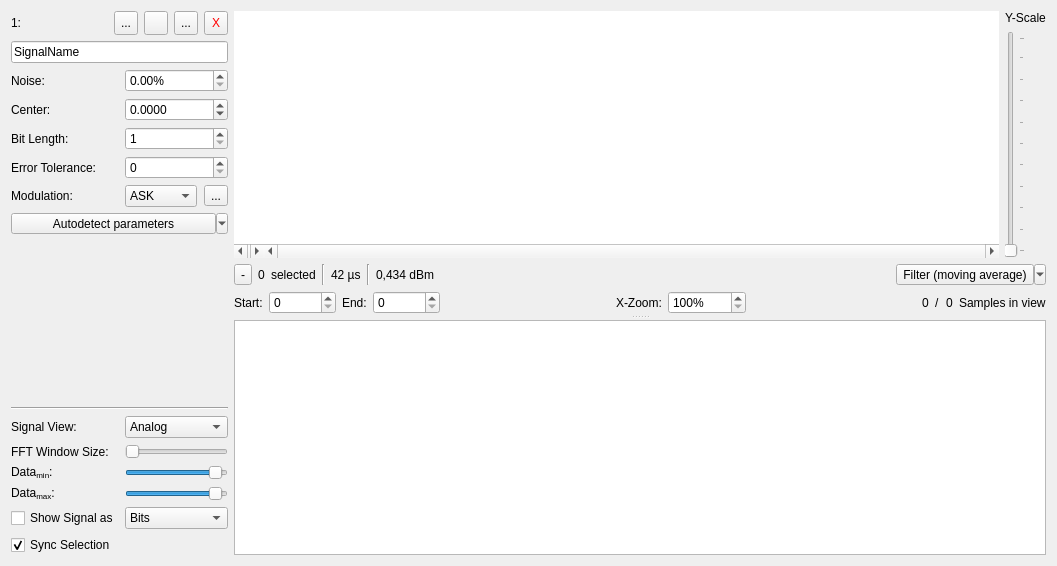
<?xml version="1.0" encoding="UTF-8"?>
<ui version="4.0">
 <class>SignalFrame</class>
 <widget class="QFrame" name="SignalFrame">
  <property name="geometry">
   <rect>
    <x>0</x>
    <y>0</y>
    <width>1057</width>
    <height>566</height>
   </rect>
  </property>
  <property name="sizePolicy">
   <sizepolicy hsizetype="Preferred" vsizetype="Maximum">
    <horstretch>0</horstretch>
    <verstretch>0</verstretch>
   </sizepolicy>
  </property>
  <property name="minimumSize">
   <size>
    <width>0</width>
    <height>0</height>
   </size>
  </property>
  <property name="maximumSize">
   <size>
    <width>16777215</width>
    <height>16777215</height>
   </size>
  </property>
  <property name="sizeIncrement">
   <size>
    <width>0</width>
    <height>0</height>
   </size>
  </property>
  <property name="baseSize">
   <size>
    <width>0</width>
    <height>0</height>
   </size>
  </property>
  <property name="mouseTracking">
   <bool>false</bool>
  </property>
  <property name="acceptDrops">
   <bool>true</bool>
  </property>
  <property name="windowTitle">
   <string>Frame</string>
  </property>
  <property name="autoFillBackground">
   <bool>false</bool>
  </property>
  <property name="styleSheet">
   <string notr="true"/>
  </property>
  <property name="frameShape">
   <enum>QFrame::NoFrame</enum>
  </property>
  <property name="frameShadow">
   <enum>QFrame::Raised</enum>
  </property>
  <property name="lineWidth">
   <number>1</number>
  </property>
  <layout class="QHBoxLayout" name="horizontalLayout">
   <item>
    <layout class="QGridLayout" name="gridLayout_2">
     <property name="sizeConstraint">
      <enum>QLayout::SetFixedSize</enum>
     </property>
     <item row="12" column="0">
      <spacer name="verticalSpacer_2">
       <property name="orientation">
        <enum>Qt::Vertical</enum>
       </property>
       <property name="sizeHint" stdset="0">
        <size>
         <width>20</width>
         <height>40</height>
        </size>
       </property>
      </spacer>
     </item>
     <item row="9" column="1">
      <layout class="QHBoxLayout" name="horizontalLayout_5">
       <property name="spacing">
        <number>7</number>
       </property>
       <item>
        <widget class="QComboBox" name="cbModulationType">
         <property name="toolTip">
          <string>&lt;html&gt;&lt;head/&gt;&lt;body&gt;&lt;p&gt;Choose signals modulation:&lt;/p&gt;&lt;ul&gt;&lt;li&gt;Amplitude Shift Keying (ASK)&lt;/li&gt;&lt;li&gt;Frequency Shift Keying (FSK)&lt;/li&gt;&lt;li&gt;Phase Shift Keying (PSK)&lt;/li&gt;&lt;/ul&gt;&lt;/body&gt;&lt;/html&gt;</string>
         </property>
         <item>
          <property name="text">
           <string>ASK</string>
          </property>
         </item>
         <item>
          <property name="text">
           <string extracomment="effgfdg">FSK</string>
          </property>
         </item>
         <item>
          <property name="text">
           <string>PSK</string>
          </property>
         </item>
        </widget>
       </item>
       <item>
        <widget class="QToolButton" name="btnAdvancedModulationSettings">
         <property name="text">
          <string>...</string>
         </property>
         <property name="icon">
          <iconset theme="configure">
           <normaloff>.</normaloff>.</iconset>
         </property>
         <property name="iconSize">
          <size>
           <width>16</width>
           <height>16</height>
          </size>
         </property>
        </widget>
       </item>
      </layout>
     </item>
     <item row="9" column="0">
      <widget class="QLabel" name="labelModulation">
       <property name="text">
        <string>Modulation:</string>
       </property>
      </widget>
     </item>
     <item row="22" column="0">
      <widget class="QCheckBox" name="chkBoxSyncSelection">
       <property name="toolTip">
        <string>If this is set to true, your selected protocol bits will show up in the signal view, and vice versa.</string>
       </property>
       <property name="text">
        <string>Sync Selection</string>
       </property>
       <property name="checked">
        <bool>true</bool>
       </property>
      </widget>
     </item>
     <item row="19" column="1">
      <widget class="QSlider" name="sliderSpectrogramMin">
       <property name="sizePolicy">
        <sizepolicy hsizetype="Preferred" vsizetype="Fixed">
         <horstretch>0</horstretch>
         <verstretch>0</verstretch>
        </sizepolicy>
       </property>
       <property name="minimum">
        <number>-150</number>
       </property>
       <property name="maximum">
        <number>10</number>
       </property>
       <property name="orientation">
        <enum>Qt::Horizontal</enum>
       </property>
      </widget>
     </item>
     <item row="2" column="1">
      <widget class="QDoubleSpinBox" name="spinBoxNoiseTreshold">
       <property name="toolTip">
        <string>&lt;html&gt;&lt;head/&gt;&lt;body&gt;&lt;p&gt;Set the &lt;span style=&quot; font-weight:600;&quot;&gt;noise magnitude&lt;/span&gt; of your signal. You can tune this value to mute noise in your signal and reveal the true data.&lt;/p&gt;&lt;/body&gt;&lt;/html&gt;</string>
       </property>
       <property name="suffix">
        <string>%</string>
       </property>
       <property name="decimals">
        <number>2</number>
       </property>
       <property name="maximum">
        <double>100.000000000000000</double>
       </property>
       <property name="singleStep">
        <double>0.000100000000000</double>
       </property>
      </widget>
     </item>
     <item row="21" column="0">
      <widget class="QCheckBox" name="chkBoxShowProtocol">
       <property name="toolTip">
        <string>Show the extracted protocol based on the parameters InfoLen, PauseLen and ZeroTreshold (in QuadratureDemod-View).

If you want your protocol to be better seperated, edit the PauseLen using right-click menu from a selection in SignalView or ProtocolView.</string>
       </property>
       <property name="text">
        <string>Show Signal as</string>
       </property>
      </widget>
     </item>
     <item row="2" column="0">
      <widget class="QLabel" name="labelNoise">
       <property name="toolTip">
        <string>&lt;html&gt;&lt;head/&gt;&lt;body&gt;&lt;p&gt;Set the &lt;span style=&quot; font-weight:600;&quot;&gt;noise magnitude&lt;/span&gt; of your signal. You can tune this value to mute noise in your signal and reveal the true data.&lt;/p&gt;&lt;/body&gt;&lt;/html&gt;</string>
       </property>
       <property name="text">
        <string>Noise:</string>
       </property>
      </widget>
     </item>
     <item row="1" column="0" colspan="2">
      <widget class="QLineEdit" name="lineEditSignalName">
       <property name="sizePolicy">
        <sizepolicy hsizetype="Preferred" vsizetype="Fixed">
         <horstretch>0</horstretch>
         <verstretch>0</verstretch>
        </sizepolicy>
       </property>
       <property name="minimumSize">
        <size>
         <width>214</width>
         <height>0</height>
        </size>
       </property>
       <property name="maximumSize">
        <size>
         <width>16777215</width>
         <height>16777215</height>
        </size>
       </property>
       <property name="acceptDrops">
        <bool>false</bool>
       </property>
       <property name="text">
        <string>SignalName</string>
       </property>
      </widget>
     </item>
     <item row="21" column="1">
      <widget class="QComboBox" name="cbProtoView">
       <item>
        <property name="text">
         <string>Bits</string>
        </property>
       </item>
       <item>
        <property name="text">
         <string>Hex</string>
        </property>
       </item>
       <item>
        <property name="text">
         <string>ASCII</string>
        </property>
       </item>
      </widget>
     </item>
     <item row="4" column="0">
      <widget class="QLabel" name="lInfoLenText">
       <property name="sizePolicy">
        <sizepolicy hsizetype="Minimum" vsizetype="Preferred">
         <horstretch>0</horstretch>
         <verstretch>0</verstretch>
        </sizepolicy>
       </property>
       <property name="toolTip">
        <string>&lt;html&gt;&lt;head/&gt;&lt;body&gt;&lt;p&gt;This is the length of one (raw) bit &lt;span style=&quot; font-weight:600;&quot;&gt;in samples&lt;/span&gt;.&lt;/p&gt;&lt;/body&gt;&lt;/html&gt;</string>
       </property>
       <property name="text">
        <string>Bit Length:</string>
       </property>
       <property name="textInteractionFlags">
        <set>Qt::LinksAccessibleByMouse</set>
       </property>
      </widget>
     </item>
     <item row="4" column="1">
      <widget class="QSpinBox" name="spinBoxInfoLen">
       <property name="minimumSize">
        <size>
         <width>100</width>
         <height>0</height>
        </size>
       </property>
       <property name="toolTip">
        <string>&lt;html&gt;&lt;head/&gt;&lt;body&gt;&lt;p&gt;This is the length of one (raw) bit &lt;span style=&quot; font-weight:600;&quot;&gt;in samples&lt;/span&gt;.&lt;/p&gt;&lt;/body&gt;&lt;/html&gt;</string>
       </property>
       <property name="minimum">
        <number>1</number>
       </property>
       <property name="maximum">
        <number>999999999</number>
       </property>
      </widget>
     </item>
     <item row="7" column="1">
      <widget class="QSpinBox" name="spinBoxTolerance">
       <property name="minimumSize">
        <size>
         <width>100</width>
         <height>0</height>
        </size>
       </property>
       <property name="maximumSize">
        <size>
         <width>16777215</width>
         <height>16777215</height>
        </size>
       </property>
       <property name="toolTip">
        <string>&lt;html&gt;&lt;head/&gt;&lt;body&gt;&lt;p&gt;This is the error tolerance for determining the &lt;span style=&quot; font-weight:600;&quot;&gt;pulse lengths&lt;/span&gt; in the demodulated signal.&lt;/p&gt;&lt;p&gt;&lt;span style=&quot; font-weight:400; font-style:italic;&quot;&gt;Example:&lt;/span&gt; Say, we are reading a ones pulse and the tolerance value was set to 5. Then 5 errors (which must follow sequentially) are accepted.&lt;/p&gt;&lt;p&gt;Tune this value if you have &lt;span style=&quot; font-weight:600;&quot;&gt;spiky data&lt;/span&gt; after demodulation.&lt;/p&gt;&lt;/body&gt;&lt;/html&gt;</string>
       </property>
       <property name="maximum">
        <number>9999</number>
       </property>
      </widget>
     </item>
     <item row="7" column="0">
      <widget class="QLabel" name="lErrorTolerance">
       <property name="sizePolicy">
        <sizepolicy hsizetype="Minimum" vsizetype="Preferred">
         <horstretch>0</horstretch>
         <verstretch>0</verstretch>
        </sizepolicy>
       </property>
       <property name="minimumSize">
        <size>
         <width>0</width>
         <height>0</height>
        </size>
       </property>
       <property name="maximumSize">
        <size>
         <width>16777215</width>
         <height>16777215</height>
        </size>
       </property>
       <property name="toolTip">
        <string>&lt;html&gt;&lt;head/&gt;&lt;body&gt;&lt;p&gt;This is the error tolerance for determining the &lt;span style=&quot; font-weight:600;&quot;&gt;pulse lengths&lt;/span&gt; in the demodulated signal.&lt;/p&gt;&lt;p&gt;&lt;span style=&quot; font-weight:400; font-style:italic;&quot;&gt;Example:&lt;/span&gt; Say, we are reading a ones pulse and the tolerance value was set to 5. Then 5 errors (which must follow sequentially) are accepted.&lt;/p&gt;&lt;p&gt;Tune this value if you have &lt;span style=&quot; font-weight:600;&quot;&gt;spiky data&lt;/span&gt; after demodulation.&lt;/p&gt;&lt;/body&gt;&lt;/html&gt;</string>
       </property>
       <property name="text">
        <string>Error Tolerance:</string>
       </property>
      </widget>
     </item>
     <item row="15" column="0">
      <widget class="QLabel" name="lSignalViewText">
       <property name="sizePolicy">
        <sizepolicy hsizetype="Minimum" vsizetype="Preferred">
         <horstretch>0</horstretch>
         <verstretch>0</verstretch>
        </sizepolicy>
       </property>
       <property name="font">
        <font>
         <underline>false</underline>
        </font>
       </property>
       <property name="text">
        <string>Signal View:</string>
       </property>
      </widget>
     </item>
     <item row="13" column="0" colspan="2">
      <widget class="Line" name="line">
       <property name="orientation">
        <enum>Qt::Horizontal</enum>
       </property>
      </widget>
     </item>
     <item row="3" column="0">
      <widget class="QLabel" name="lCenterOffset">
       <property name="sizePolicy">
        <sizepolicy hsizetype="Minimum" vsizetype="Preferred">
         <horstretch>0</horstretch>
         <verstretch>0</verstretch>
        </sizepolicy>
       </property>
       <property name="minimumSize">
        <size>
         <width>0</width>
         <height>0</height>
        </size>
       </property>
       <property name="maximumSize">
        <size>
         <width>16777215</width>
         <height>16777215</height>
        </size>
       </property>
       <property name="toolTip">
        <string>&lt;html&gt;&lt;head/&gt;&lt;body&gt;&lt;p&gt;This is the threshold used for determining if a &lt;span style=&quot; font-weight:600;&quot;&gt;bit is one or zero&lt;/span&gt;. You can set it here or grab the middle of the area in &lt;span style=&quot; font-style:italic;&quot;&gt;Quadrature Demod View.&lt;/span&gt;&lt;/p&gt;&lt;/body&gt;&lt;/html&gt;</string>
       </property>
       <property name="whatsThis">
        <string/>
       </property>
       <property name="text">
        <string>Center:</string>
       </property>
      </widget>
     </item>
     <item row="3" column="1">
      <widget class="QDoubleSpinBox" name="spinBoxCenterOffset">
       <property name="minimumSize">
        <size>
         <width>100</width>
         <height>0</height>
        </size>
       </property>
       <property name="maximumSize">
        <size>
         <width>16777215</width>
         <height>16777215</height>
        </size>
       </property>
       <property name="toolTip">
        <string>&lt;html&gt;&lt;head/&gt;&lt;body&gt;&lt;p&gt;This is the threshold used for determining if a &lt;span style=&quot; font-weight:600;&quot;&gt;bit is one or zero&lt;/span&gt;. You can set it here or grab the middle of the area in &lt;span style=&quot; font-style:italic;&quot;&gt;Quadrature Demod View&lt;/span&gt;.&lt;/p&gt;&lt;/body&gt;&lt;/html&gt;</string>
       </property>
       <property name="decimals">
        <number>4</number>
       </property>
       <property name="minimum">
        <double>-3.150000000000000</double>
       </property>
       <property name="maximum">
        <double>6.280000000000000</double>
       </property>
       <property name="singleStep">
        <double>0.000100000000000</double>
       </property>
      </widget>
     </item>
     <item row="15" column="1">
      <widget class="QComboBox" name="cbSignalView">
       <property name="sizePolicy">
        <sizepolicy hsizetype="Minimum" vsizetype="Fixed">
         <horstretch>0</horstretch>
         <verstretch>0</verstretch>
        </sizepolicy>
       </property>
       <property name="toolTip">
        <string>&lt;html&gt;&lt;head/&gt;&lt;body&gt;&lt;p&gt;Choose the view of your signal. Analog, Demodulated or Spectrogram.&lt;/p&gt;&lt;p&gt;The quadrature demodulation uses a &lt;span style=&quot; font-weight:600;&quot;&gt;threshold of magnitudes,&lt;/span&gt; to &lt;span style=&quot; font-weight:600;&quot;&gt;supress noise&lt;/span&gt;. All samples with a magnitude lower than this treshold will be eliminated after demodulation.&lt;/p&gt;&lt;p&gt;Tune this value by selecting a &lt;span style=&quot; font-style:italic;&quot;&gt;noisy area&lt;/span&gt; and mark it as noise using &lt;span style=&quot; font-weight:600;&quot;&gt;context menu&lt;/span&gt;.&lt;/p&gt;&lt;/body&gt;&lt;/html&gt;</string>
       </property>
       <item>
        <property name="text">
         <string>Analog</string>
        </property>
       </item>
       <item>
        <property name="text">
         <string>Demodulated</string>
        </property>
       </item>
       <item>
        <property name="text">
         <string>Spectrogram</string>
        </property>
       </item>
      </widget>
     </item>
     <item row="0" column="0" colspan="2">
      <layout class="QGridLayout" name="gridLayout">
       <item row="0" column="3">
        <widget class="QToolButton" name="btnSaveSignal">
         <property name="minimumSize">
          <size>
           <width>24</width>
           <height>24</height>
          </size>
         </property>
         <property name="maximumSize">
          <size>
           <width>24</width>
           <height>24</height>
          </size>
         </property>
         <property name="text">
          <string>...</string>
         </property>
         <property name="icon">
          <iconset theme="document-save">
           <normaloff>.</normaloff>.</iconset>
         </property>
        </widget>
       </item>
       <item row="0" column="2">
        <spacer name="horizontalSpacer_4">
         <property name="orientation">
          <enum>Qt::Horizontal</enum>
         </property>
         <property name="sizeHint" stdset="0">
          <size>
           <width>10</width>
           <height>20</height>
          </size>
         </property>
        </spacer>
       </item>
       <item row="0" column="9">
        <widget class="QToolButton" name="btnCloseSignal">
         <property name="sizePolicy">
          <sizepolicy hsizetype="Fixed" vsizetype="Fixed">
           <horstretch>0</horstretch>
           <verstretch>0</verstretch>
          </sizepolicy>
         </property>
         <property name="minimumSize">
          <size>
           <width>24</width>
           <height>24</height>
          </size>
         </property>
         <property name="maximumSize">
          <size>
           <width>24</width>
           <height>24</height>
          </size>
         </property>
         <property name="styleSheet">
          <string notr="true">color:red;</string>
         </property>
         <property name="text">
          <string>X</string>
         </property>
         <property name="icon">
          <iconset theme="window-close">
           <normaloff>.</normaloff>.</iconset>
         </property>
        </widget>
       </item>
       <item row="0" column="1">
        <widget class="QLabel" name="lSignalTyp">
         <property name="sizePolicy">
          <sizepolicy hsizetype="Fixed" vsizetype="Preferred">
           <horstretch>0</horstretch>
           <verstretch>0</verstretch>
          </sizepolicy>
         </property>
         <property name="text">
          <string>&lt;Signaltyp&gt;</string>
         </property>
        </widget>
       </item>
       <item row="0" column="0">
        <widget class="QLabel" name="lSignalNr">
         <property name="sizePolicy">
          <sizepolicy hsizetype="Maximum" vsizetype="Fixed">
           <horstretch>0</horstretch>
           <verstretch>0</verstretch>
          </sizepolicy>
         </property>
         <property name="text">
          <string>1:</string>
         </property>
         <property name="wordWrap">
          <bool>false</bool>
         </property>
         <property name="margin">
          <number>0</number>
         </property>
         <property name="indent">
          <number>-1</number>
         </property>
        </widget>
       </item>
       <item row="0" column="6">
        <widget class="QToolButton" name="btnInfo">
         <property name="minimumSize">
          <size>
           <width>24</width>
           <height>24</height>
          </size>
         </property>
         <property name="maximumSize">
          <size>
           <width>24</width>
           <height>24</height>
          </size>
         </property>
         <property name="text">
          <string>...</string>
         </property>
         <property name="icon">
          <iconset theme="dialog-information">
           <normaloff>.</normaloff>.</iconset>
         </property>
        </widget>
       </item>
       <item row="0" column="5">
        <widget class="QToolButton" name="btnReplay">
         <property name="minimumSize">
          <size>
           <width>24</width>
           <height>24</height>
          </size>
         </property>
         <property name="maximumSize">
          <size>
           <width>24</width>
           <height>24</height>
          </size>
         </property>
         <property name="toolTip">
          <string>Replay signal</string>
         </property>
         <property name="text">
          <string/>
         </property>
         <property name="icon">
          <iconset theme="media-playback-start">
           <normaloff>.</normaloff>.</iconset>
         </property>
        </widget>
       </item>
      </layout>
     </item>
     <item row="18" column="0">
      <widget class="QLabel" name="labelFFTWindowSize">
       <property name="text">
        <string>FFT Window Size:</string>
       </property>
      </widget>
     </item>
     <item row="18" column="1">
      <widget class="QSlider" name="sliderFFTWindowSize">
       <property name="sizePolicy">
        <sizepolicy hsizetype="Preferred" vsizetype="Fixed">
         <horstretch>0</horstretch>
         <verstretch>0</verstretch>
        </sizepolicy>
       </property>
       <property name="minimum">
        <number>6</number>
       </property>
       <property name="maximum">
        <number>15</number>
       </property>
       <property name="orientation">
        <enum>Qt::Horizontal</enum>
       </property>
      </widget>
     </item>
     <item row="20" column="1">
      <widget class="QSlider" name="sliderSpectrogramMax">
       <property name="sizePolicy">
        <sizepolicy hsizetype="Preferred" vsizetype="Fixed">
         <horstretch>0</horstretch>
         <verstretch>0</verstretch>
        </sizepolicy>
       </property>
       <property name="minimum">
        <number>-150</number>
       </property>
       <property name="maximum">
        <number>10</number>
       </property>
       <property name="orientation">
        <enum>Qt::Horizontal</enum>
       </property>
      </widget>
     </item>
     <item row="19" column="0">
      <widget class="QLabel" name="labelSpectrogramMin">
       <property name="text">
        <string>Data&lt;sub&gt;min&lt;/sub&gt;:</string>
       </property>
      </widget>
     </item>
     <item row="20" column="0">
      <widget class="QLabel" name="labelSpectrogramMax">
       <property name="text">
        <string>Data&lt;sub&gt;max&lt;/sub&gt;:</string>
       </property>
      </widget>
     </item>
     <item row="11" column="0" colspan="2">
      <widget class="QToolButton" name="btnAutoDetect">
       <property name="sizePolicy">
        <sizepolicy hsizetype="Preferred" vsizetype="Fixed">
         <horstretch>0</horstretch>
         <verstretch>0</verstretch>
        </sizepolicy>
       </property>
       <property name="toolTip">
        <string>&lt;html&gt;&lt;head/&gt;&lt;body&gt;&lt;p&gt;Automatically detect &lt;span style=&quot; font-weight:600;&quot;&gt;center&lt;/span&gt;, &lt;span style=&quot; font-weight:600;&quot;&gt;bit length&lt;/span&gt; and &lt;span style=&quot; font-weight:600;&quot;&gt;tolerance&lt;/span&gt;. You can also choose to addtionally detect the &lt;span style=&quot; font-weight:600;&quot;&gt;noise&lt;/span&gt; and &lt;span style=&quot; font-weight:600;&quot;&gt;modulation&lt;/span&gt; when clicking this button.&lt;/p&gt;&lt;/body&gt;&lt;/html&gt;</string>
       </property>
       <property name="text">
        <string>Autodetect parameters</string>
       </property>
       <property name="iconSize">
        <size>
         <width>16</width>
         <height>16</height>
        </size>
       </property>
       <property name="checkable">
        <bool>false</bool>
       </property>
       <property name="checked">
        <bool>false</bool>
       </property>
       <property name="popupMode">
        <enum>QToolButton::MenuButtonPopup</enum>
       </property>
       <property name="arrowType">
        <enum>Qt::NoArrow</enum>
       </property>
      </widget>
     </item>
    </layout>
   </item>
   <item>
    <widget class="QSplitter" name="splitter">
     <property name="sizePolicy">
      <sizepolicy hsizetype="Expanding" vsizetype="Expanding">
       <horstretch>0</horstretch>
       <verstretch>0</verstretch>
      </sizepolicy>
     </property>
     <property name="styleSheet">
      <string notr="true">QSplitter::handle:vertical {
margin: 4px 0px;
    background-color: qlineargradient(x1:0, y1:0, x2:1, y2:0, 
stop:0 rgba(255, 255, 255, 0), 
stop:0.5 rgba(100, 100, 100, 100), 
stop:1 rgba(255, 255, 255, 0));
	image: url(:/icons/icons/splitter_handle_horizontal.svg);
}</string>
     </property>
     <property name="frameShape">
      <enum>QFrame::NoFrame</enum>
     </property>
     <property name="lineWidth">
      <number>1</number>
     </property>
     <property name="orientation">
      <enum>Qt::Vertical</enum>
     </property>
     <property name="handleWidth">
      <number>6</number>
     </property>
     <property name="childrenCollapsible">
      <bool>false</bool>
     </property>
     <widget class="QWidget" name="layoutWidget">
      <layout class="QVBoxLayout" name="verticalLayout" stretch="0,0,0">
       <property name="sizeConstraint">
        <enum>QLayout::SetDefaultConstraint</enum>
       </property>
       <property name="bottomMargin">
        <number>0</number>
       </property>
       <item>
        <layout class="QHBoxLayout" name="horizontalLayout_2">
         <item>
          <widget class="QStackedWidget" name="stackedWidget">
           <property name="lineWidth">
            <number>0</number>
           </property>
           <property name="currentIndex">
            <number>0</number>
           </property>
           <widget class="QWidget" name="pageSignal">
            <layout class="QHBoxLayout" name="horizontalLayout_6">
             <property name="spacing">
              <number>0</number>
             </property>
             <property name="leftMargin">
              <number>0</number>
             </property>
             <property name="topMargin">
              <number>0</number>
             </property>
             <property name="rightMargin">
              <number>0</number>
             </property>
             <property name="bottomMargin">
              <number>0</number>
             </property>
             <item>
              <widget class="LegendGraphicView" name="gvLegend">
               <property name="minimumSize">
                <size>
                 <width>0</width>
                 <height>150</height>
                </size>
               </property>
               <property name="maximumSize">
                <size>
                 <width>30</width>
                 <height>16777215</height>
                </size>
               </property>
               <property name="frameShape">
                <enum>QFrame::NoFrame</enum>
               </property>
               <property name="verticalScrollBarPolicy">
                <enum>Qt::ScrollBarAlwaysOff</enum>
               </property>
               <property name="horizontalScrollBarPolicy">
                <enum>Qt::ScrollBarAlwaysOn</enum>
               </property>
               <property name="interactive">
                <bool>false</bool>
               </property>
               <property name="resizeAnchor">
                <enum>QGraphicsView::AnchorViewCenter</enum>
               </property>
               <property name="rubberBandSelectionMode">
                <enum>Qt::ContainsItemShape</enum>
               </property>
               <property name="optimizationFlags">
                <set>QGraphicsView::DontSavePainterState</set>
               </property>
              </widget>
             </item>
             <item>
              <widget class="EpicGraphicView" name="gvSignal">
               <property name="enabled">
                <bool>true</bool>
               </property>
               <property name="sizePolicy">
                <sizepolicy hsizetype="Expanding" vsizetype="Expanding">
                 <horstretch>0</horstretch>
                 <verstretch>0</verstretch>
                </sizepolicy>
               </property>
               <property name="minimumSize">
                <size>
                 <width>0</width>
                 <height>150</height>
                </size>
               </property>
               <property name="maximumSize">
                <size>
                 <width>16777215</width>
                 <height>16777215</height>
                </size>
               </property>
               <property name="mouseTracking">
                <bool>true</bool>
               </property>
               <property name="focusPolicy">
                <enum>Qt::WheelFocus</enum>
               </property>
               <property name="contextMenuPolicy">
                <enum>Qt::DefaultContextMenu</enum>
               </property>
               <property name="autoFillBackground">
                <bool>false</bool>
               </property>
               <property name="styleSheet">
                <string notr="true"/>
               </property>
               <property name="frameShape">
                <enum>QFrame::NoFrame</enum>
               </property>
               <property name="frameShadow">
                <enum>QFrame::Raised</enum>
               </property>
               <property name="verticalScrollBarPolicy">
                <enum>Qt::ScrollBarAlwaysOff</enum>
               </property>
               <property name="horizontalScrollBarPolicy">
                <enum>Qt::ScrollBarAlwaysOn</enum>
               </property>
               <property name="interactive">
                <bool>false</bool>
               </property>
               <property name="renderHints">
                <set>QPainter::Antialiasing|QPainter::TextAntialiasing</set>
               </property>
               <property name="dragMode">
                <enum>QGraphicsView::NoDrag</enum>
               </property>
               <property name="cacheMode">
                <set>QGraphicsView::CacheNone</set>
               </property>
               <property name="transformationAnchor">
                <enum>QGraphicsView::NoAnchor</enum>
               </property>
               <property name="resizeAnchor">
                <enum>QGraphicsView::NoAnchor</enum>
               </property>
               <property name="viewportUpdateMode">
                <enum>QGraphicsView::MinimalViewportUpdate</enum>
               </property>
               <property name="rubberBandSelectionMode">
                <enum>Qt::ContainsItemShape</enum>
               </property>
               <property name="optimizationFlags">
                <set>QGraphicsView::DontClipPainter|QGraphicsView::DontSavePainterState</set>
               </property>
              </widget>
             </item>
            </layout>
           </widget>
           <widget class="QWidget" name="pageSpectrogram">
            <layout class="QHBoxLayout" name="horizontalLayout_4">
             <property name="spacing">
              <number>0</number>
             </property>
             <property name="leftMargin">
              <number>0</number>
             </property>
             <property name="topMargin">
              <number>0</number>
             </property>
             <property name="rightMargin">
              <number>0</number>
             </property>
             <property name="bottomMargin">
              <number>0</number>
             </property>
             <item>
              <widget class="SpectrogramGraphicView" name="gvSpectrogram">
               <property name="mouseTracking">
                <bool>true</bool>
               </property>
               <property name="frameShape">
                <enum>QFrame::NoFrame</enum>
               </property>
               <property name="interactive">
                <bool>false</bool>
               </property>
               <property name="renderHints">
                <set>QPainter::TextAntialiasing</set>
               </property>
               <property name="cacheMode">
                <set>QGraphicsView::CacheNone</set>
               </property>
               <property name="transformationAnchor">
                <enum>QGraphicsView::NoAnchor</enum>
               </property>
               <property name="viewportUpdateMode">
                <enum>QGraphicsView::MinimalViewportUpdate</enum>
               </property>
               <property name="optimizationFlags">
                <set>QGraphicsView::DontClipPainter|QGraphicsView::DontSavePainterState</set>
               </property>
              </widget>
             </item>
            </layout>
           </widget>
           <widget class="QWidget" name="pageLoading">
            <layout class="QVBoxLayout" name="verticalLayout_2">
             <item>
              <widget class="QLabel" name="labelLoadingAutoInterpretation">
               <property name="font">
                <font>
                 <pointsize>12</pointsize>
                </font>
               </property>
               <property name="text">
                <string>&lt;html&gt;&lt;head/&gt;&lt;body&gt;&lt;p&gt;Running automatic detecting of demodulation parameters.&lt;/p&gt;&lt;p&gt;You can disable this behaviour for newly loaded signals by unchecking &lt;span style=&quot; font-weight:600;&quot;&gt;Edit&lt;/span&gt; -&amp;gt; &lt;span style=&quot; font-weight:600;&quot;&gt;Auto detect signals on loading&lt;/span&gt;.&lt;/p&gt;&lt;/body&gt;&lt;/html&gt;</string>
               </property>
               <property name="wordWrap">
                <bool>true</bool>
               </property>
              </widget>
             </item>
            </layout>
           </widget>
          </widget>
         </item>
         <item>
          <layout class="QVBoxLayout" name="verticalLayout_5">
           <item>
            <widget class="QLabel" name="lYScale">
             <property name="locale">
              <locale language="English" country="UnitedStates"/>
             </property>
             <property name="text">
              <string>Y-Scale</string>
             </property>
            </widget>
           </item>
           <item>
            <widget class="QSlider" name="sliderYScale">
             <property name="minimum">
              <number>1</number>
             </property>
             <property name="maximum">
              <number>100</number>
             </property>
             <property name="orientation">
              <enum>Qt::Vertical</enum>
             </property>
             <property name="tickPosition">
              <enum>QSlider::TicksBelow</enum>
             </property>
            </widget>
           </item>
          </layout>
         </item>
        </layout>
       </item>
       <item>
        <layout class="QHBoxLayout" name="horizontalLayout_3">
         <item>
          <widget class="QToolButton" name="btnShowHideStartEnd">
           <property name="sizePolicy">
            <sizepolicy hsizetype="Minimum" vsizetype="Preferred">
             <horstretch>0</horstretch>
             <verstretch>0</verstretch>
            </sizepolicy>
           </property>
           <property name="autoFillBackground">
            <bool>false</bool>
           </property>
           <property name="styleSheet">
            <string notr="true"/>
           </property>
           <property name="text">
            <string>-</string>
           </property>
           <property name="icon">
            <iconset theme="arrow-down-double">
             <normaloff>.</normaloff>.</iconset>
           </property>
           <property name="checkable">
            <bool>true</bool>
           </property>
          </widget>
         </item>
         <item>
          <widget class="QLabel" name="lNumSelectedSamples">
           <property name="toolTip">
            <string>Number of currently selected samples.</string>
           </property>
           <property name="text">
            <string>0</string>
           </property>
          </widget>
         </item>
         <item>
          <widget class="QLabel" name="lTextSelectedSamples">
           <property name="toolTip">
            <string>Number of currently selected samples.</string>
           </property>
           <property name="text">
            <string>selected</string>
           </property>
          </widget>
         </item>
         <item>
          <widget class="Line" name="line_3">
           <property name="orientation">
            <enum>Qt::Vertical</enum>
           </property>
          </widget>
         </item>
         <item>
          <widget class="QLabel" name="lDuration">
           <property name="toolTip">
            <string/>
           </property>
           <property name="text">
            <string>42 µs</string>
           </property>
          </widget>
         </item>
         <item>
          <widget class="Line" name="line_2">
           <property name="orientation">
            <enum>Qt::Vertical</enum>
           </property>
          </widget>
         </item>
         <item>
          <widget class="QLabel" name="labelRSSI">
           <property name="toolTip">
            <string>&lt;html&gt;&lt;head/&gt;&lt;body&gt;&lt;p&gt;This is the average signal power of the selection. The closer this value is to zero, the stronger the selected signal is.&lt;/p&gt;&lt;/body&gt;&lt;/html&gt;</string>
           </property>
           <property name="text">
            <string>0,434 dBm</string>
           </property>
          </widget>
         </item>
         <item>
          <spacer name="horizontalSpacer_3">
           <property name="orientation">
            <enum>Qt::Horizontal</enum>
           </property>
           <property name="sizeType">
            <enum>QSizePolicy::Expanding</enum>
           </property>
           <property name="sizeHint" stdset="0">
            <size>
             <width>40</width>
             <height>20</height>
            </size>
           </property>
          </spacer>
         </item>
         <item>
          <widget class="QToolButton" name="btnFilter">
           <property name="text">
            <string>Filter (moving average)</string>
           </property>
           <property name="icon">
            <iconset theme="view-filter">
             <normaloff>.</normaloff>.</iconset>
           </property>
           <property name="popupMode">
            <enum>QToolButton::MenuButtonPopup</enum>
           </property>
           <property name="toolButtonStyle">
            <enum>Qt::ToolButtonTextBesideIcon</enum>
           </property>
           <property name="arrowType">
            <enum>Qt::NoArrow</enum>
           </property>
          </widget>
         </item>
        </layout>
       </item>
       <item>
        <layout class="QHBoxLayout" name="additionalInfos">
         <property name="spacing">
          <number>6</number>
         </property>
         <item>
          <widget class="QLabel" name="lStart">
           <property name="text">
            <string>Start:</string>
           </property>
          </widget>
         </item>
         <item>
          <widget class="QSpinBox" name="spinBoxSelectionStart">
           <property name="readOnly">
            <bool>false</bool>
           </property>
           <property name="maximum">
            <number>99999999</number>
           </property>
          </widget>
         </item>
         <item>
          <widget class="QLabel" name="lEnd">
           <property name="text">
            <string>End:</string>
           </property>
          </widget>
         </item>
         <item>
          <widget class="QSpinBox" name="spinBoxSelectionEnd">
           <property name="maximum">
            <number>99999999</number>
           </property>
          </widget>
         </item>
         <item>
          <spacer name="horizontalSpacer">
           <property name="orientation">
            <enum>Qt::Horizontal</enum>
           </property>
           <property name="sizeHint" stdset="0">
            <size>
             <width>40</width>
             <height>20</height>
            </size>
           </property>
          </spacer>
         </item>
         <item>
          <widget class="QLabel" name="lZoomText">
           <property name="sizePolicy">
            <sizepolicy hsizetype="Minimum" vsizetype="Minimum">
             <horstretch>0</horstretch>
             <verstretch>0</verstretch>
            </sizepolicy>
           </property>
           <property name="minimumSize">
            <size>
             <width>0</width>
             <height>0</height>
            </size>
           </property>
           <property name="maximumSize">
            <size>
             <width>16777215</width>
             <height>16777215</height>
            </size>
           </property>
           <property name="font">
            <font>
             <italic>false</italic>
             <underline>false</underline>
            </font>
           </property>
           <property name="toolTip">
            <string>&lt;html&gt;&lt;head/&gt;&lt;body&gt;&lt;p&gt;Current (relative) Zoom. Standard is 100%, if you zoom in, this factor increases. You can directly set a value in the spinbox or use the &lt;span style=&quot; font-weight:600;&quot;&gt;mousewheel to zoom&lt;/span&gt;.&lt;/p&gt;&lt;/body&gt;&lt;/html&gt;</string>
           </property>
           <property name="text">
            <string>X-Zoom:</string>
           </property>
           <property name="textFormat">
            <enum>Qt::PlainText</enum>
           </property>
           <property name="alignment">
            <set>Qt::AlignLeading|Qt::AlignLeft|Qt::AlignVCenter</set>
           </property>
          </widget>
         </item>
         <item>
          <widget class="QSpinBox" name="spinBoxXZoom">
           <property name="toolTip">
            <string>&lt;html&gt;&lt;head/&gt;&lt;body&gt;&lt;p&gt;Current (relative) Zoom. Standard is 100%, if you zoom in, this factor increases. You can directly set a value in the spinbox or use the &lt;span style=&quot; font-weight:600;&quot;&gt;mousewheel to zoom&lt;/span&gt;.&lt;/p&gt;&lt;/body&gt;&lt;/html&gt;</string>
           </property>
           <property name="suffix">
            <string>%</string>
           </property>
           <property name="minimum">
            <number>100</number>
           </property>
           <property name="maximum">
            <number>999999999</number>
           </property>
          </widget>
         </item>
         <item>
          <spacer name="horizontalSpacer_2">
           <property name="orientation">
            <enum>Qt::Horizontal</enum>
           </property>
           <property name="sizeHint" stdset="0">
            <size>
             <width>40</width>
             <height>20</height>
            </size>
           </property>
          </spacer>
         </item>
         <item>
          <widget class="QLabel" name="lSamplesInView">
           <property name="text">
            <string>0</string>
           </property>
          </widget>
         </item>
         <item>
          <widget class="QLabel" name="lStrich">
           <property name="text">
            <string>/</string>
           </property>
          </widget>
         </item>
         <item>
          <widget class="QLabel" name="lSamplesTotal">
           <property name="text">
            <string>0</string>
           </property>
          </widget>
         </item>
         <item>
          <widget class="QLabel" name="lSamplesViewText">
           <property name="text">
            <string>Samples in view</string>
           </property>
          </widget>
         </item>
        </layout>
       </item>
      </layout>
     </widget>
     <widget class="TextEditProtocolView" name="txtEdProto">
      <property name="sizePolicy">
       <sizepolicy hsizetype="Expanding" vsizetype="MinimumExpanding">
        <horstretch>0</horstretch>
        <verstretch>0</verstretch>
       </sizepolicy>
      </property>
      <property name="minimumSize">
       <size>
        <width>0</width>
        <height>80</height>
       </size>
      </property>
      <property name="maximumSize">
       <size>
        <width>16777215</width>
        <height>16777215</height>
       </size>
      </property>
      <property name="baseSize">
       <size>
        <width>0</width>
        <height>0</height>
       </size>
      </property>
      <property name="contextMenuPolicy">
       <enum>Qt::DefaultContextMenu</enum>
      </property>
      <property name="acceptDrops">
       <bool>false</bool>
      </property>
     </widget>
    </widget>
   </item>
  </layout>
 </widget>
 <customwidgets>
  <customwidget>
   <class>EpicGraphicView</class>
   <extends>QGraphicsView</extends>
   <header>urh.ui.views.EpicGraphicView.h</header>
  </customwidget>
  <customwidget>
   <class>LegendGraphicView</class>
   <extends>QGraphicsView</extends>
   <header>urh.ui.views.LegendGraphicView.h</header>
  </customwidget>
  <customwidget>
   <class>TextEditProtocolView</class>
   <extends>QTextEdit</extends>
   <header>urh.ui.views.TextEditProtocolView.h</header>
  </customwidget>
  <customwidget>
   <class>SpectrogramGraphicView</class>
   <extends>QGraphicsView</extends>
   <header>urh.ui.views.SpectrogramGraphicView.h</header>
  </customwidget>
 </customwidgets>
 <tabstops>
  <tabstop>btnSaveSignal</tabstop>
  <tabstop>btnInfo</tabstop>
  <tabstop>btnCloseSignal</tabstop>
  <tabstop>lineEditSignalName</tabstop>
  <tabstop>spinBoxNoiseTreshold</tabstop>
  <tabstop>spinBoxCenterOffset</tabstop>
  <tabstop>spinBoxInfoLen</tabstop>
  <tabstop>spinBoxTolerance</tabstop>
  <tabstop>chkBoxShowProtocol</tabstop>
  <tabstop>cbProtoView</tabstop>
  <tabstop>chkBoxSyncSelection</tabstop>
  <tabstop>txtEdProto</tabstop>
  <tabstop>btnShowHideStartEnd</tabstop>
  <tabstop>spinBoxSelectionStart</tabstop>
  <tabstop>spinBoxSelectionEnd</tabstop>
 </tabstops>
 <resources>
  <include location="urh.qrc"/>
 </resources>
 <connections/>
</ui>
